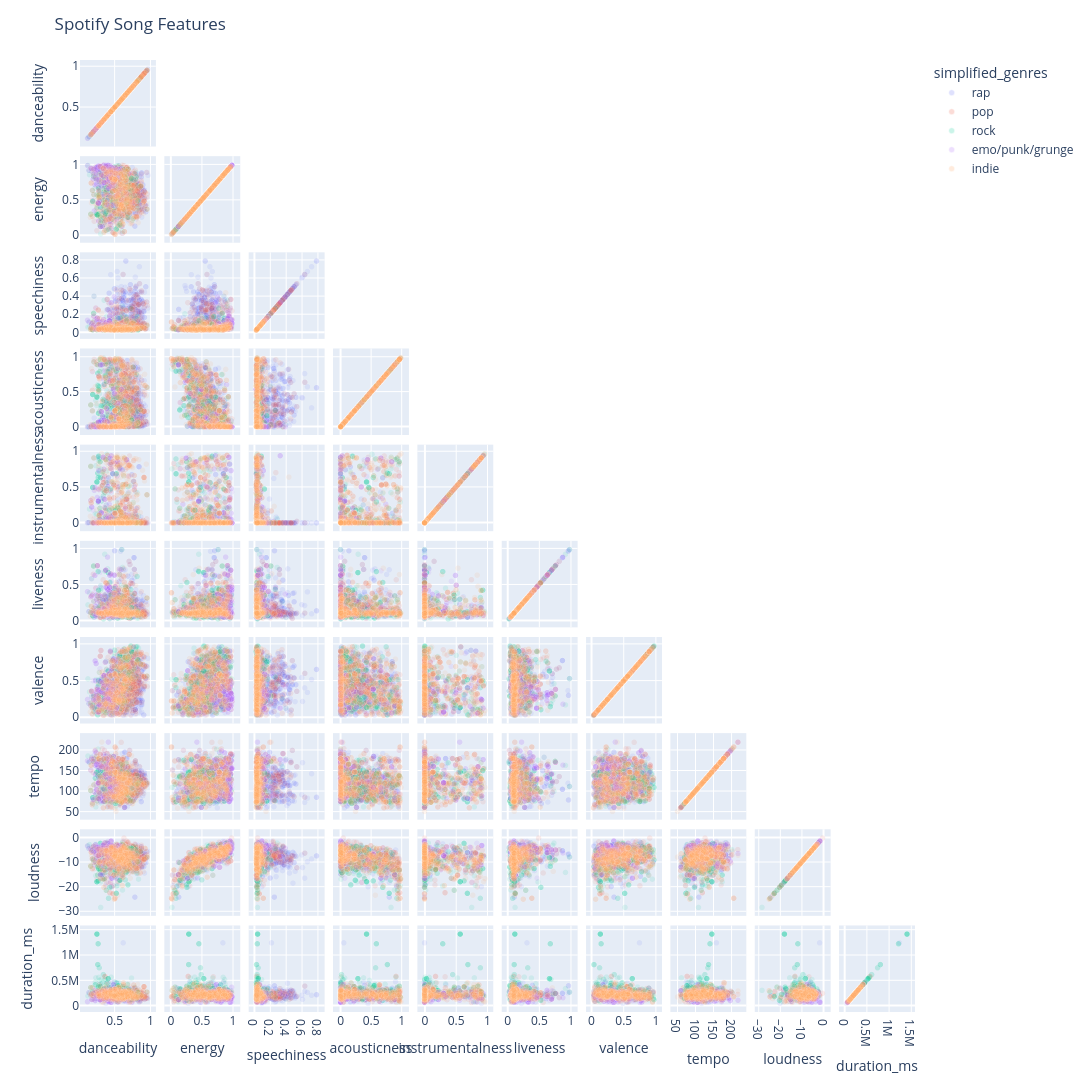

Notebook code for this chart:
### Code cell
fig = px.scatter_matrix(
    df_sample,
    dimensions=numeric_features,
    color="simplified_genres",
    height=2200,
    width=1700,
)

fig.update_traces(showupperhalf=False)
fig.update_layout(title="Spotify Song Features")
fig.update_traces(marker=dict(opacity=0.1, line=dict(width=0.5, color="white")))

fig.show()

### Figure 1 — Plotly figure (JSON) as saved in the notebook; plotly's stock layout.template omitted (floating-point values rounded to 4 significant figures; data arrays with more than 128 entries replaced by an {"elided": "..."} marker saying what was removed)
{"data": [{"dimensions": [{"axis": {"matches": true}, "label": "danceability", "values": {"elided": "684 float values"}}, {"axis": {"matches": true}, "label": "energy", "values": {"elided": "684 float values"}}, {"axis": {"matches": true}, "label": "speechiness", "values": {"elided": "684 float values"}}, {"axis": {"matches": true}, "label": "acousticness", "values": {"elided": "684 float values"}}, {"axis": {"matches": true}, "label": "instrumentalness", "values": {"elided": "684 float values"}}, {"axis": {"matches": true}, "label": "liveness", "values": {"elided": "684 float values"}}, {"axis": {"matches": true}, "label": "valence", "values": {"elided": "684 float values"}}, {"axis": {"matches": true}, "label": "tempo", "values": {"elided": "684 float values"}}, {"axis": {"matches": true}, "label": "loudness", "values": {"elided": "684 float values"}}, {"axis": {"matches": true}, "label": "duration_ms", "values": {"elided": "684 int values"}}], "hovertemplate": "simplified_genres=rap<br>%{xaxis.title.text}=%{x}<br>%{yaxis.title.text}=%{y}<extra></extra>", "legendgroup": "rap", "marker": {"color": "#636efa", "line": {"color": "white", "width": 0.5}, "opacity": 0.1, "symbol": "circle"}, "name": "rap", "showlegend": true, "showupperhalf": false, "type": "splom"}, {"dimensions": [{"axis": {"matches": true}, "label": "danceability", "values": {"elided": "684 float values"}}, {"axis": {"matches": true}, "label": "energy", "values": {"elided": "684 float values"}}, {"axis": {"matches": true}, "label": "speechiness", "values": {"elided": "684 float values"}}, {"axis": {"matches": true}, "label": "acousticness", "values": {"elided": "684 float values"}}, {"axis": {"matches": true}, "label": "instrumentalness", "values": {"elided": "684 float values"}}, {"axis": {"matches": true}, "label": "liveness", "values": {"elided": "684 float values"}}, {"axis": {"matches": true}, "label": "valence", "values": {"elided": "684 float values"}}, {"axis": {"matches": true}, "label": "tempo", "values": {"elided": "684 float values"}}, {"axis": {"matches": true}, "label": "loudness", "values": {"elided": "684 float values"}}, {"axis": {"matches": true}, "label": "duration_ms", "values": {"elided": "684 int values"}}], "hovertemplate": "simplified_genres=pop<br>%{xaxis.title.text}=%{x}<br>%{yaxis.title.text}=%{y}<extra></extra>", "legendgroup": "pop", "marker": {"color": "#EF553B", "line": {"color": "white", "width": 0.5}, "opacity": 0.1, "symbol": "circle"}, "name": "pop", "showlegend": true, "showupperhalf": false, "type": "splom"}, {"dimensions": [{"axis": {"matches": true}, "label": "danceability", "values": {"elided": "684 float values"}}, {"axis": {"matches": true}, "label": "energy", "values": {"elided": "684 float values"}}, {"axis": {"matches": true}, "label": "speechiness", "values": {"elided": "684 float values"}}, {"axis": {"matches": true}, "label": "acousticness", "values": {"elided": "684 float values"}}, {"axis": {"matches": true}, "label": "instrumentalness", "values": {"elided": "684 float values"}}, {"axis": {"matches": true}, "label": "liveness", "values": {"elided": "684 float values"}}, {"axis": {"matches": true}, "label": "valence", "values": {"elided": "684 float values"}}, {"axis": {"matches": true}, "label": "tempo", "values": {"elided": "684 float values"}}, {"axis": {"matches": true}, "label": "loudness", "values": {"elided": "684 float values"}}, {"axis": {"matches": true}, "label": "duration_ms", "values": {"elided": "684 int values"}}], "hovertemplate": "simplified_genres=rock<br>%{xaxis.title.text}=%{x}<br>%{yaxis.title.text}=%{y}<extra></extra>", "legendgroup": "rock", "marker": {"color": "#00cc96", "line": {"color": "white", "width": 0.5}, "opacity": 0.1, "symbol": "circle"}, "name": "rock", "showlegend": true, "showupperhalf": false, "type": "splom"}, {"dimensions": [{"axis": {"matches": true}, "label": "danceability", "values": {"elided": "684 float values"}}, {"axis": {"matches": true}, "label": "energy", "values": {"elided": "684 float values"}}, {"axis": {"matches": true}, "label": "speechiness", "values": {"elided": "684 float values"}}, {"axis": {"matches": true}, "label": "acousticness", "values": {"elided": "684 float values"}}, {"axis": {"matches": true}, "label": "instrumentalness", "values": {"elided": "684 float values"}}, {"axis": {"matches": true}, "label": "liveness", "values": {"elided": "684 float values"}}, {"axis": {"matches": true}, "label": "valence", "values": {"elided": "684 float values"}}, {"axis": {"matches": true}, "label": "tempo", "values": {"elided": "684 float values"}}, {"axis": {"matches": true}, "label": "loudness", "values": {"elided": "684 float values"}}, {"axis": {"matches": true}, "label": "duration_ms", "values": {"elided": "684 int values"}}], "hovertemplate": "simplified_genres=emo/punk/grunge<br>%{xaxis.title.text}=%{x}<br>%{yaxis.title.text}=%{y}<extra></extra>", "legendgroup": "emo/punk/grunge", "marker": {"color": "#ab63fa", "line": {"color": "white", "width": 0.5}, "opacity": 0.1, "symbol": "circle"}, "name": "emo/punk/grunge", "showlegend": true, "showupperhalf": false, "type": "splom"}, {"dimensions": [{"axis": {"matches": true}, "label": "danceability", "values": {"elided": "684 float values"}}, {"axis": {"matches": true}, "label": "energy", "values": {"elided": "684 float values"}}, {"axis": {"matches": true}, "label": "speechiness", "values": {"elided": "684 float values"}}, {"axis": {"matches": true}, "label": "acousticness", "values": {"elided": "684 float values"}}, {"axis": {"matches": true}, "label": "instrumentalness", "values": {"elided": "684 float values"}}, {"axis": {"matches": true}, "label": "liveness", "values": {"elided": "684 float values"}}, {"axis": {"matches": true}, "label": "valence", "values": {"elided": "684 float values"}}, {"axis": {"matches": true}, "label": "tempo", "values": {"elided": "684 float values"}}, {"axis": {"matches": true}, "label": "loudness", "values": {"elided": "684 float values"}}, {"axis": {"matches": true}, "label": "duration_ms", "values": {"elided": "684 int values"}}], "hovertemplate": "simplified_genres=indie<br>%{xaxis.title.text}=%{x}<br>%{yaxis.title.text}=%{y}<extra></extra>", "legendgroup": "indie", "marker": {"color": "#FFA15A", "line": {"color": "white", "width": 0.5}, "opacity": 0.1, "symbol": "circle"}, "name": "indie", "showlegend": true, "showupperhalf": false, "type": "splom"}], "layout": {"dragmode": "select", "height": 2200, "legend": {"title": {"text": "simplified_genres"}, "tracegroupgap": 0}, "margin": {"t": 60}, "title": {"text": "Spotify Song Features"}, "width": 1700}}
